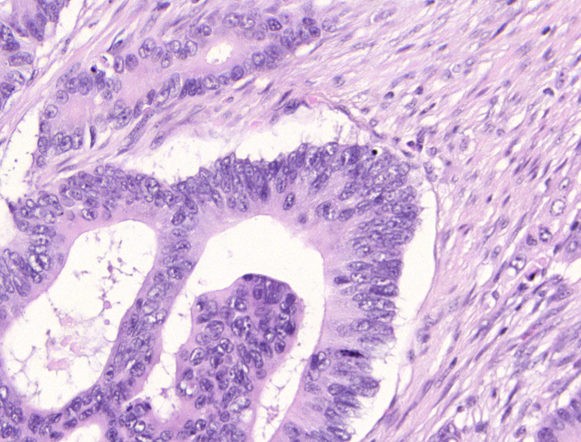
#> input picture images/testA_3.bmp, 581 x 442 px
$ jupyter execute --allow-errors Example_on-img3.ipynb
#> lines starting #> are read from the running program, lines starting #| are printed output that depends on the picture; after the words box and inside, x2 and y2 are one past the last pixel; in counts of white or black regions, pixels touching at a corner belong together; long printed decimals are rounded
[cell 1]
import numpy as np
import math
import random
from PIL import Image
import matplotlib.pyplot as plt
from matplotlib import image
import cv2
import seaborn as sns

[cell 2]
import sys
import import_ipynb
import os
os.getcwd()
sys.path.append('C:/Users/AA086655/Documents/Assignment 3/')

from Methods import binarize,confusion_mat_seg, graph_cut,PSNR,plotHist
os.getcwd()

[cell 3]
img_path = 'images/testA_3.bmp'
anno_path = 'images/testA_3_anno.bmp'

img = cv2.imread(img_path, 0)
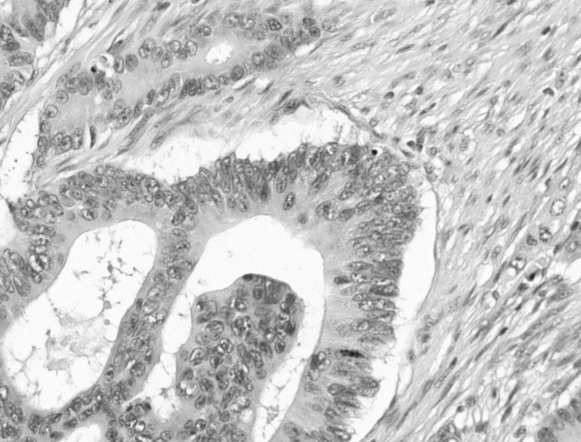
#> img: shape (442, 581); min 26, max 255, mean 196.4
img_anno = cv2.imread(anno_path, 0)
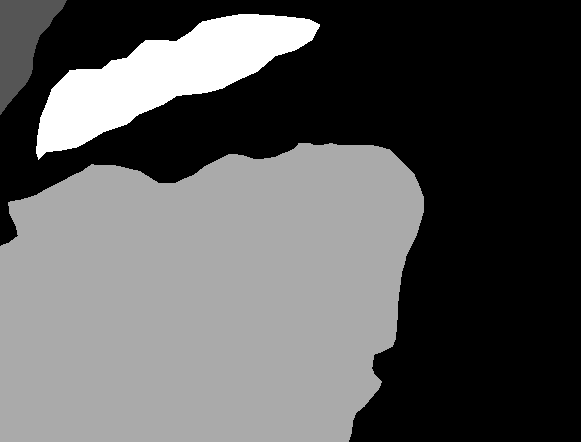
#> input picture images/testA_3_anno.bmp, 581 x 442 px
#> img_anno is the input picture: shape (442, 581); min 0, max 3, mean 1.06

[cell 4]
plt.figure(figsize = (20,6))
plt.subplot(1,2,1)
plt.imshow(img, cmap = 'gray', vmin = 0, vmax = 255 )
plt.title(label = 'image 3- "testA_1.bmp"')

plt.subplot(1,2,2)
plotHist(img,"False")
#> (this line was passed over: Methods is not available in this run)
plt.title(label = 'Histogram and CFD')
plt.show

[cell 5]
from skimage import data, img_as_float
from skimage.restoration import denoise_nl_means, estimate_sigma
from skimage.metrics import peak_signal_noise_ratio
from skimage.util import random_noise


sigma = 0.08
noisy = img

# estimate the noise standard deviation from the noisy image
sigma_est = np.mean(estimate_sigma(img))
#> sigma_est = 2.63
print(f'estimated noise standard deviation = {sigma_est}')
#| estimated noise standard deviation = 2.632

patch_kw = dict(patch_size=20,      # 5x5 patches
                patch_distance=10)   # 13x13 search area)

# slow algorithm
denoise = denoise_nl_means(noisy, h=20 * sigma_est, fast_mode=True,**patch_kw)
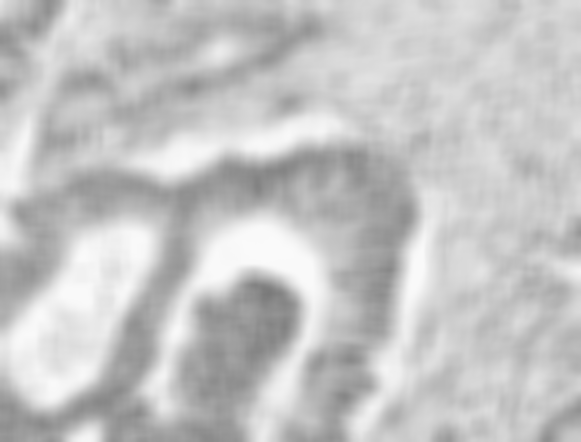
#> denoise: shape (442, 581) float64; min 0.479, max 0.982, mean 0.77
denoise= denoise.astype('uint8')
#> denoise: shape (442, 581); every value is 0
#plt.imshow(denoise, cmap = 'gray', vmin = 0, vmax = 255)

blur = denoise #img

# Otsu's thresholding after Gaussian filtering
blur = cv2.GaussianBlur(blur,(15,15),0)
ret3,th3 = cv2.threshold(blur,0,255,cv2.THRESH_BINARY+cv2.THRESH_OTSU)
#> ret3 = 0
#ret3,th3 = cv2.threshold(blur,192,255,cv2.THRESH_BINARY)


ret1,th1 = cv2.threshold(img,192,255,cv2.THRESH_BINARY)
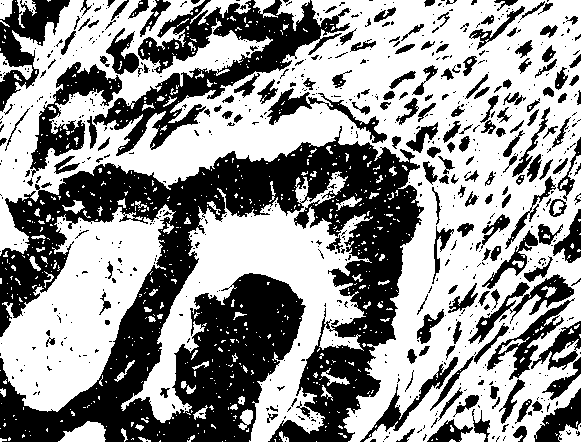
#> th1: shape (442, 581); 58.1% white; 770 black regions (580 under 20 px), largest, box (x1, y1, x2, y2) and area: (0, 126, 424, 442) 61119, (93, 0, 350, 156) 11007, (30, 62, 122, 177) 3237

# Otsu's thresholding
ret2,th2 = cv2.threshold(img,0,255,cv2.THRESH_BINARY+cv2.THRESH_OTSU)
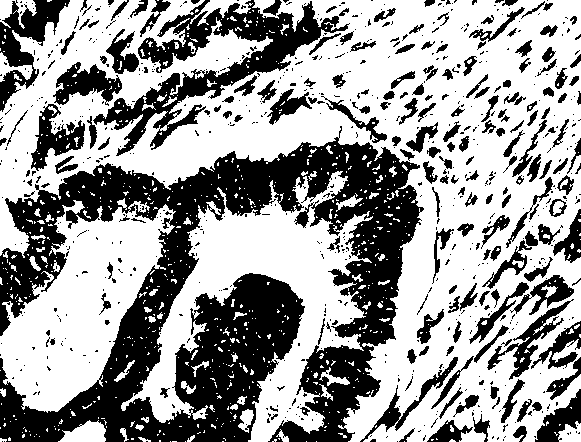
#> th2: shape (442, 581); 60.9% white; 779 black regions (593 under 20 px), largest, box (x1, y1, x2, y2) and area: (0, 126, 424, 442) 58174, (93, 0, 350, 156) 9946, (0, 0, 70, 112) 2855
#> ret2 = 189
print(ret2)
#| 189.0


print(ret3)
#| 0.0

# plot all the images and their histograms
images = [img, 0, th1,
          img, 0, th2,
          blur, 0, th3]
titles = ['Original Image','Histogram','Global Thresholding (v=127)',
          'Original  Image','Histogram',"Otsu's Thresholding",
          'NLM blurred and Gaussian filtered','Histogram',"Otsu's Thresholding"]
plt.figure(figsize = (20,14))

for i in range(3):
    plt.subplot(3,3,i*3+1),plt.imshow(images[i*3],'gray')
    plt.title(titles[i*3]), plt.xticks([]), plt.yticks([])
    plt.subplot(3,3,i*3+2),plt.hist(images[i*3].ravel(),256)
    plt.title(titles[i*3+1]), plt.xticks([]), plt.yticks([])
    plt.subplot(3,3,i*3+3),plt.imshow(images[i*3+2],'gray')
    plt.title(titles[i*3+2]), plt.xticks([]), plt.yticks([])
plt.show()
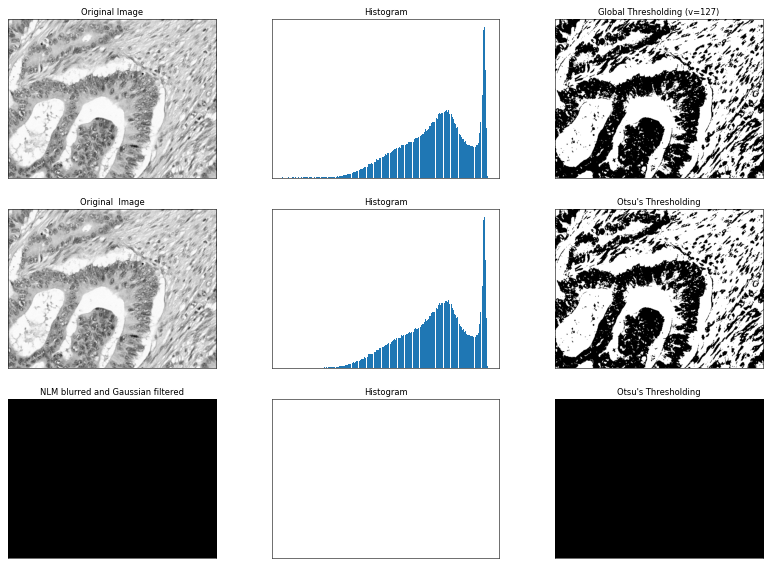
#> figure drawn by matplotlib, 9 panels

[cell 6]
# global thresholding
#img = denoise #img

# Apply bilateral filter with d = 15,
# s = sigmaColor = sigmaSpace = 75.
d=50;s=200
blur = cv2.bilateralFilter(img, d, s, s)
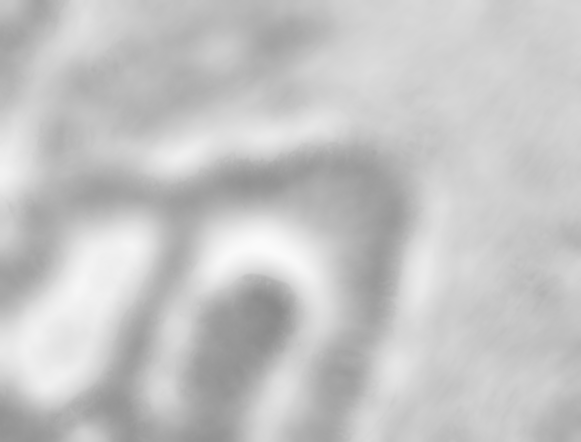
#> blur: shape (442, 581); min 137, max 250, mean 196.5

# Otsu's thresholding after Gaussian filtering
blur = cv2.GaussianBlur(blur,(15,15),0)
ret3,th3 = cv2.threshold(blur,0,255,cv2.THRESH_BINARY+cv2.THRESH_OTSU)
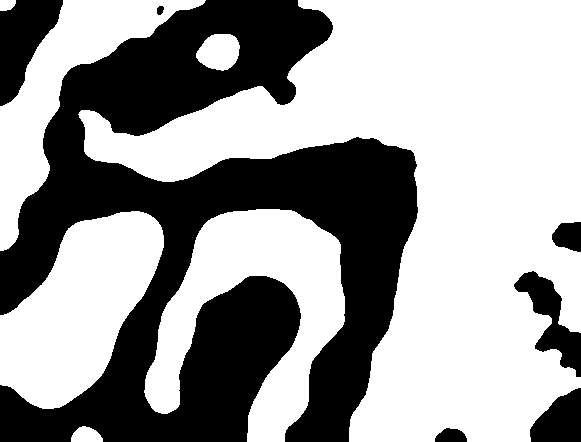
#> th3: shape (442, 581); 61.6% white; 7 black regions, largest, box (x1, y1, x2, y2) and area: (0, 0, 418, 442) 89117, (0, 0, 63, 106) 3780, (514, 271, 581, 377) 2637
#> ret3 = 192
#ret3,th3 = cv2.threshold(blur,192,255,cv2.THRESH_BINARY)


ret1,th1 = cv2.threshold(img,192,255,cv2.THRESH_BINARY)

# Otsu's thresholding
ret2,th2 = cv2.threshold(img,0,255,cv2.THRESH_BINARY+cv2.THRESH_OTSU)
print(ret2)
#| 189.0


print(ret3)
#| 192.0

# plot all the images and their histograms
images = [img, 0, ~th1,
          img, 0, ~th2,
          blur, 0, ~th3]
titles = ['Original Image','Histogram','Global Thresholding (v=127)',
          'Original  Image','Histogram',"Otsu's Thresholding",
          'Bilateral blurred and Gaussian filtered','Histogram',"Otsu's Thresholding"]
plt.figure(figsize = (20,14))

for i in range(3):
    plt.subplot(3,3,i*3+1),plt.imshow(images[i*3],'gray')
    plt.title(titles[i*3]), plt.xticks([]), plt.yticks([])
    plt.subplot(3,3,i*3+2),plt.hist(images[i*3].ravel(),256)
    plt.title(titles[i*3+1]), plt.xticks([]), plt.yticks([])
    plt.subplot(3,3,i*3+3),plt.imshow(images[i*3+2],'gray')
    plt.title(titles[i*3+2]), plt.xticks([]), plt.yticks([])
plt.show()
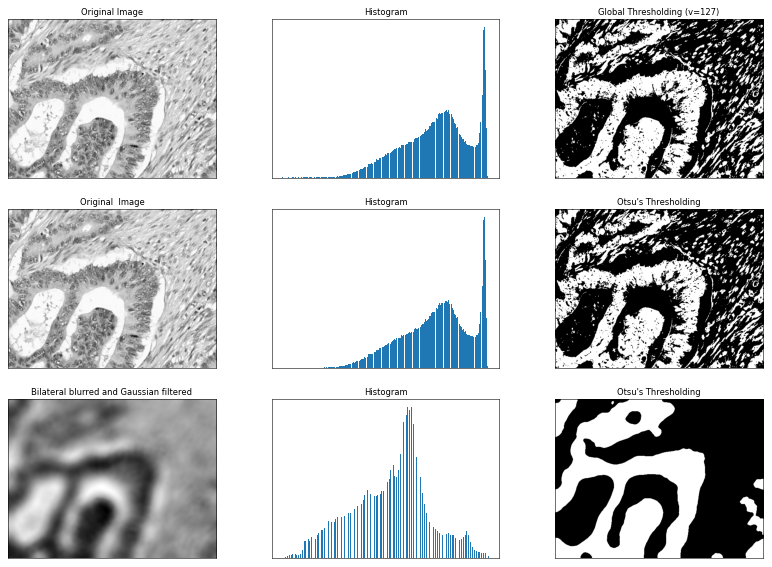
#> figure drawn by matplotlib, 9 panels

img_seg = ~th3

[cell 7]
# Set total number of bins in the histogram
bins_num = 256

# Get the image histogram
hist, bin_edges = np.histogram(blur, bins=bins_num)
#> hist = 256 values, max 7944 at index 155, min 0 at index 1, mean 1003.1; bin_edges = 257 values from 138 to 250

# Get normalized histogram if it is required
is_normalized = False
if is_normalized:
    hist = np.divide(hist.ravel(), hist.max())

# Calculate centers of bins
bin_mids = (bin_edges[:-1] + bin_edges[1:]) / 2.
#> bin_mids = 256 values from 138.2 to 249.8

# Iterate over all thresholds (indices) and get the probabilities w1(t), w2(t)
weight1 = np.cumsum(hist)
#> weight1 = 256 values from 3 to 256802
weight2 = np.cumsum(hist[::-1])[::-1]
#> weight2 = 256 values, max 256802 at index 0, min 86 at index 254, mean 134746.4

# Get the class means mu0(t)
mean1 = np.cumsum(hist * bin_mids) / weight1
#> mean1 = 256 values from 138.2 to 196.5
# Get the class means mu1(t)
mean2 = (np.cumsum((hist * bin_mids)[::-1]) / weight2[::-1])[::-1]
#> mean2 = 256 values from 196.5 to 249.8

inter_class_variance = weight1[:-1] * weight2[1:] * (mean1[:-1] - mean2[1:]) ** 2
#> inter_class_variance = 255 values, max 1.9e+13 at index 123, min 2.62e+09 at index 0, mean 9.55e+12

# Maximize the inter_class_variance function val
index_of_max_val = np.argmax(inter_class_variance)
#> index_of_max_val = 123

threshold = bin_mids[:-1][index_of_max_val]
#> threshold = 192
print("Otsu's algorithm implementation thresholding result: ", threshold)
#| Otsu's algorithm implementation thresholding result:  192.031

[cell 8]
th,img_anno_2c =  cv2.threshold(img_anno, 0, 255, cv2.THRESH_BINARY)
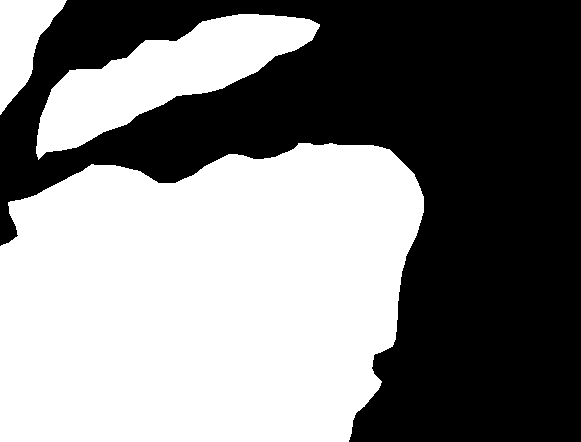
#> img_anno_2c: shape (442, 581); 50.4% white; 1 black region, box (x1, y1, x2, y2) and area: (0, 0, 581, 442) 127496

plt.figure(figsize = (20,6))
plt.subplot(1,2,1)
plt.imshow(img_anno )
plt.title(label = 'testA_3_anno.bmp')

plt.subplot(1,2,2)
plt.imshow(img_anno_2c, cmap = 'gray', vmin = 0, vmax = 255)
plt.title(label = '2 class binarised label')
plt.show

[cell 9]
confusion_mat_seg(img_anno_2c.astype('bool'), img_seg.astype('bool'), "testA_3")
#> (this line was passed over: Methods is not available in this run)

[cell 10]
img_rgb = cv2.imread(img_path)
#> img_rgb is the input picture: shape (442, 581, 3); mean B, G, R 218.6, 184.2, 211.7
